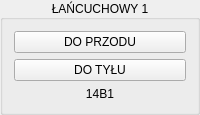
      <widget class="QGroupBox" name="groupBox_2">
       <property name="autoFillBackground">
        <bool>false</bool>
       </property>
       <property name="title">
        <string>ŁAŃCUCHOWY 1</string>
       </property>
       <property name="alignment">
        <set>Qt::AlignCenter</set>
       </property>
       <property name="flat">
        <bool>false</bool>
       </property>
       <property name="checkable">
        <bool>false</bool>
       </property>
       <layout class="QVBoxLayout" name="verticalLayout_4">
        <item>
         <layout class="QVBoxLayout" name="verticalLayout_2">
          <item>
           <widget class="QPushButton" name="pushButton_9">
            <property name="sizePolicy">
             <sizepolicy hsizetype="Minimum" vsizetype="Minimum">
              <horstretch>0</horstretch>
              <verstretch>0</verstretch>
             </sizepolicy>
            </property>
            <property name="whatsThis">
             <string>DB100.DBX1.4 toggle</string>
            </property>
            <property name="text">
             <string>DO PRZODU</string>
            </property>
            <property name="icon">
             <iconset>
              <normaloff>img/led_green_off.svg</normaloff>
              <normalon>img/led_green_on.svg</normalon>img/led_green_off.svg</iconset>
            </property>
            <property name="checkable">
             <bool>true</bool>
            </property>
            <property name="checked">
             <bool>false</bool>
            </property>
            <property name="autoRepeat">
             <bool>false</bool>
            </property>
            <property name="flat">
             <bool>false</bool>
            </property>
           </widget>
          </item>
          <item>
           <widget class="QPushButton" name="pushButton_10">
            <property name="sizePolicy">
             <sizepolicy hsizetype="Minimum" vsizetype="Minimum">
              <horstretch>0</horstretch>
              <verstretch>0</verstretch>
             </sizepolicy>
            </property>
            <property name="whatsThis">
             <string>DB100.DBX1.5 toggle</string>
            </property>
            <property name="text">
             <string>DO TYŁU</string>
            </property>
            <property name="icon">
             <iconset>
              <normaloff>img/led_green_off.svg</normaloff>
              <normalon>img/led_green_on.svg</normalon>img/led_green_off.svg</iconset>
            </property>
            <property name="checkable">
             <bool>true</bool>
            </property>
            <property name="checked">
             <bool>false</bool>
            </property>
            <property name="autoRepeat">
             <bool>false</bool>
            </property>
            <property name="flat">
             <bool>false</bool>
            </property>
           </widget>
          </item>
          <item>
           <widget class="QPushButton" name="pushButton_22">
            <property name="enabled">
             <bool>true</bool>
            </property>
            <property name="whatsThis">
             <string>db100.dbx6.6</string>
            </property>
            <property name="styleSheet">
             <string notr="true">border: None</string>
            </property>
            <property name="text">
             <string>14B1</string>
            </property>
            <property name="icon">
             <iconset>
              <normaloff>img/led_green_off.svg</normaloff>
              <normalon>img/led_green_on.svg</normalon>img/led_green_off.svg</iconset>
            </property>
            <property name="iconSize">
             <size>
              <width>15</width>
              <height>15</height>
             </size>
            </property>
            <property name="checkable">
             <bool>true</bool>
            </property>
            <property name="default">
             <bool>false</bool>
            </property>
            <property name="flat">
             <bool>true</bool>
            </property>
           </widget>
          </item>
         </layout>
        </item>
       </layout>
      </widget>
